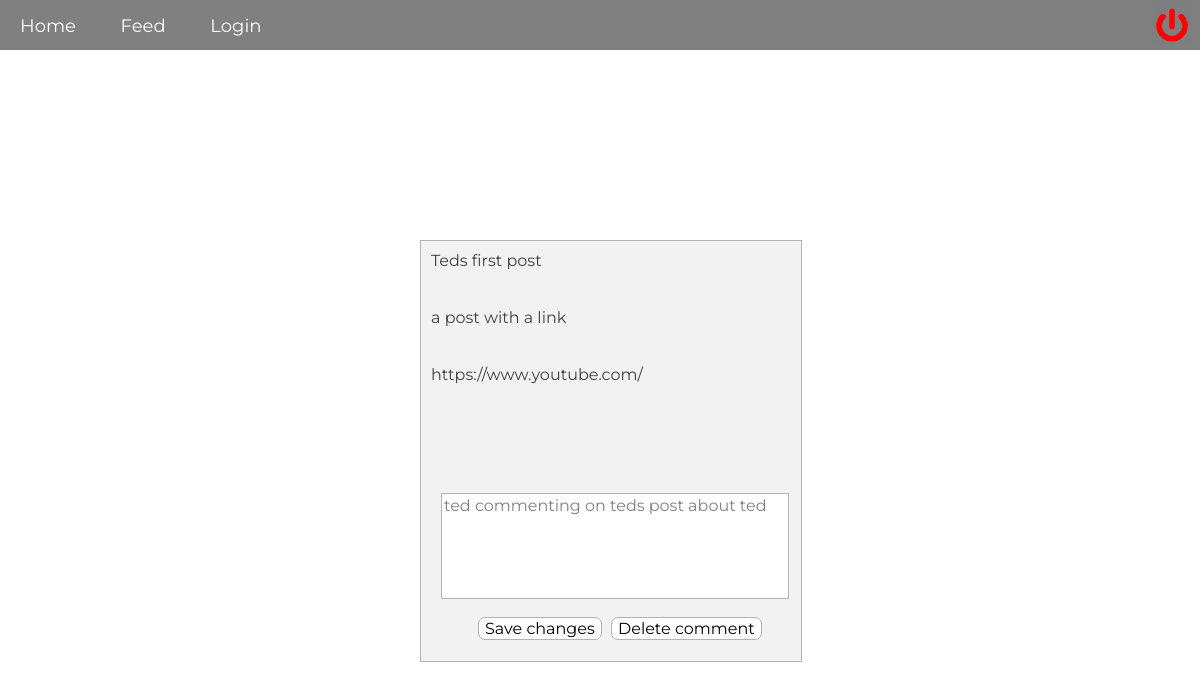
/pages/editComment.php?id=1, run on an earlier commit of the app's database.
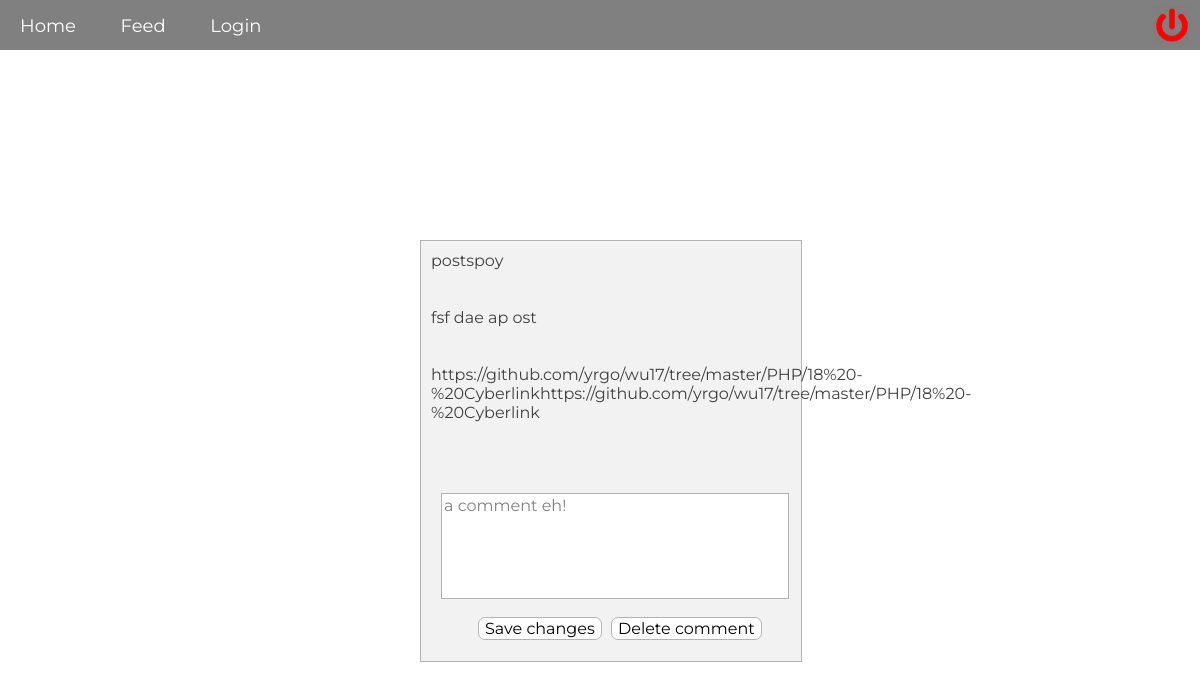
And on a later commit of the database.
### tables this page shows
CREATE TABLE "posts" (
        `id`       INTEGER NOT NULL,
        `post_id`       INTEGER NOT NULL PRIMARY KEY AUTOINCREMENT UNIQUE,
        `title` VARCHAR NOT NULL,
        `description`   VARCHAR NOT NULL,
        `url`   VARCHAR NOT NULL,
        `posted`      VARCHAR,
        `edited`     VARCHAR
);

CREATE TABLE "comments" (
         `id`       INTEGER NOT NULL,
         `comment_id`       INTEGER NOT NULL PRIMARY KEY AUTOINCREMENT UNIQUE,
         `post_id`         INTEGER NOT NULL,
         `comment`       VARCHAR NOT NULL,
         `posted`       VARCHAR
);

### pages/editComment.php (the view, shortened to what this page needs)
<?php
require __DIR__.'../../views/header.php';
$comment_id = $_GET['id'];
$query = "SELECT * FROM comments WHERE comment_id = :comment_id";
$statement = $pdo->prepare($query);
$statement->bindParam(':comment_id', $comment_id, PDO::PARAM_INT);
$statement->execute();
$comment_id = $statement->fetch(PDO::FETCH_ASSOC);
$post_id = $comment_id['post_id'];
$query = "SELECT * FROM posts WHERE post_id = :post_id";
$statement = $pdo->prepare($query);
$statement->bindParam(':post_id', $post_id, PDO::PARAM_INT);
$statement->execute();
$post_id = $statement->fetch(PDO::FETCH_ASSOC);
$id = $_GET['id'];
$query = "SELECT * FROM comments WHERE comment_id = :id";
$statement = $pdo->prepare($query);
$statement->bindParam(':id', $id, PDO::PARAM_INT);
$statement->execute();
$comment = $statement->fetch(PDO::FETCH_ASSOC);
?>
<div class="edit-comment-wrapper">
   <div class="commented-post">
      <?php echo $post_id['title']; ?>
      <br>
      <br>
      <br>
      <?php echo $post_id['description']; ?>
      <br>
      <br>
      <br>
      <?php echo $post_id['url']; ?>
   </div>
   <form action="../logic/editComment.php?id=<?php echo $comment['comment_id']?>" method="post">
         <textarea type="edit-comment" name="edit-comment" placeholder="Url"><?php echo $comment['comment']; ?></textarea>
         <button type="submit" class="edit-comment-btn">Save changes</button>
   </form>
   <form action="../logic/deleteComment.php?id=<?php echo $comment['comment_id']?>" method="post">
         <button type="submit" class="delete-comment-btn">Delete comment</button>
   </form>
</div>

What changed in the data, as far as the page shows it:
no longer on this page (row edited): posts: title "Teds first post", description "a post with a link", url "https://www.youtube.com/"
now on this page (row edited): posts: title "postspoy", description "fsf dae ap ost", url "https://github.com/yrgo/wu17/tree/master/PHP/18%20-%20Cyberlinkhttps://github.com/yrgo/wu17/tree/master/PHP/18%20-%20Cyberlink"
changed comments: edit-comment "ted commenting on teds post about ted" → "a comment eh!"
